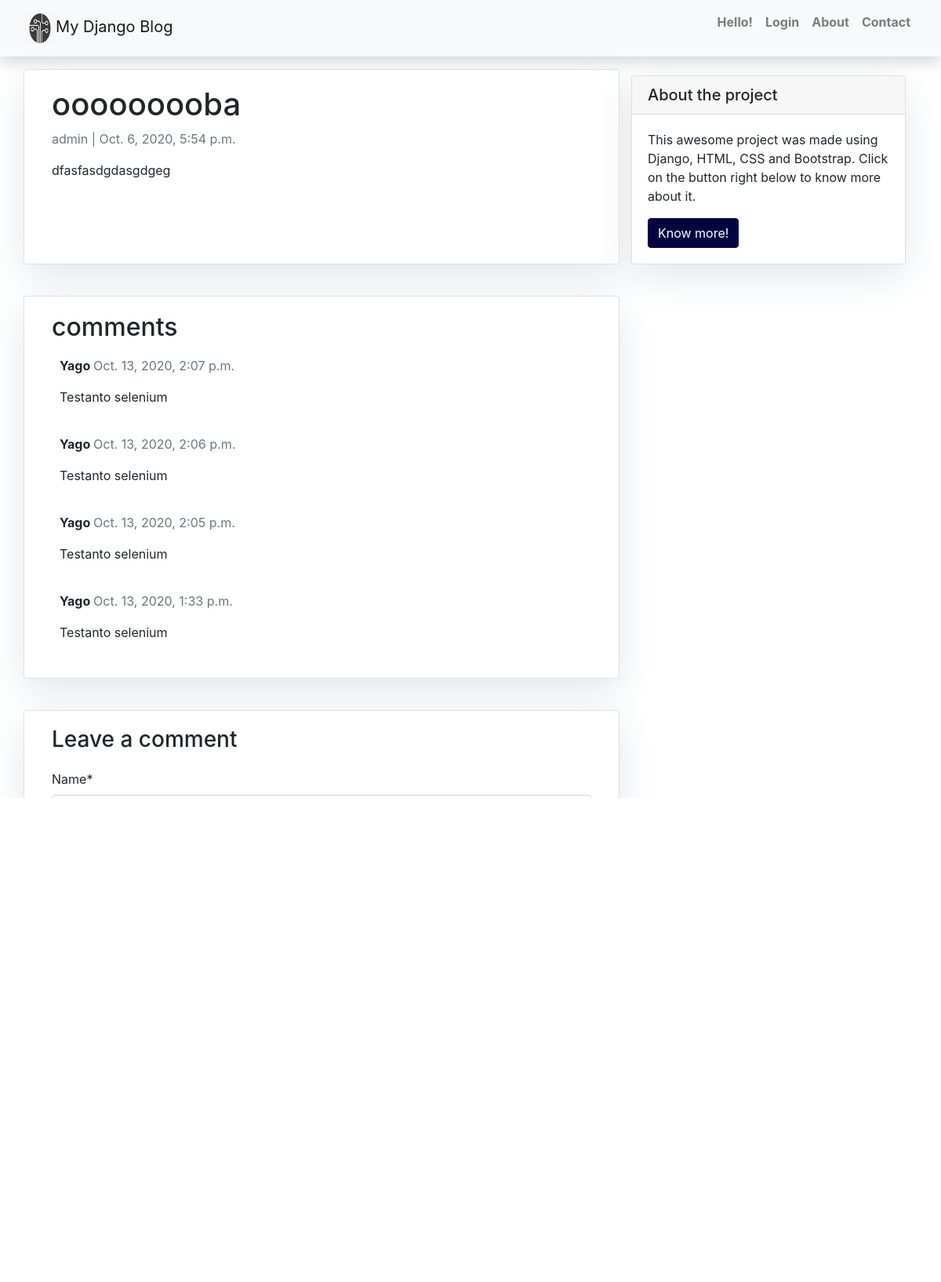
The page /ooooooooba/ on the database as committed earlier.
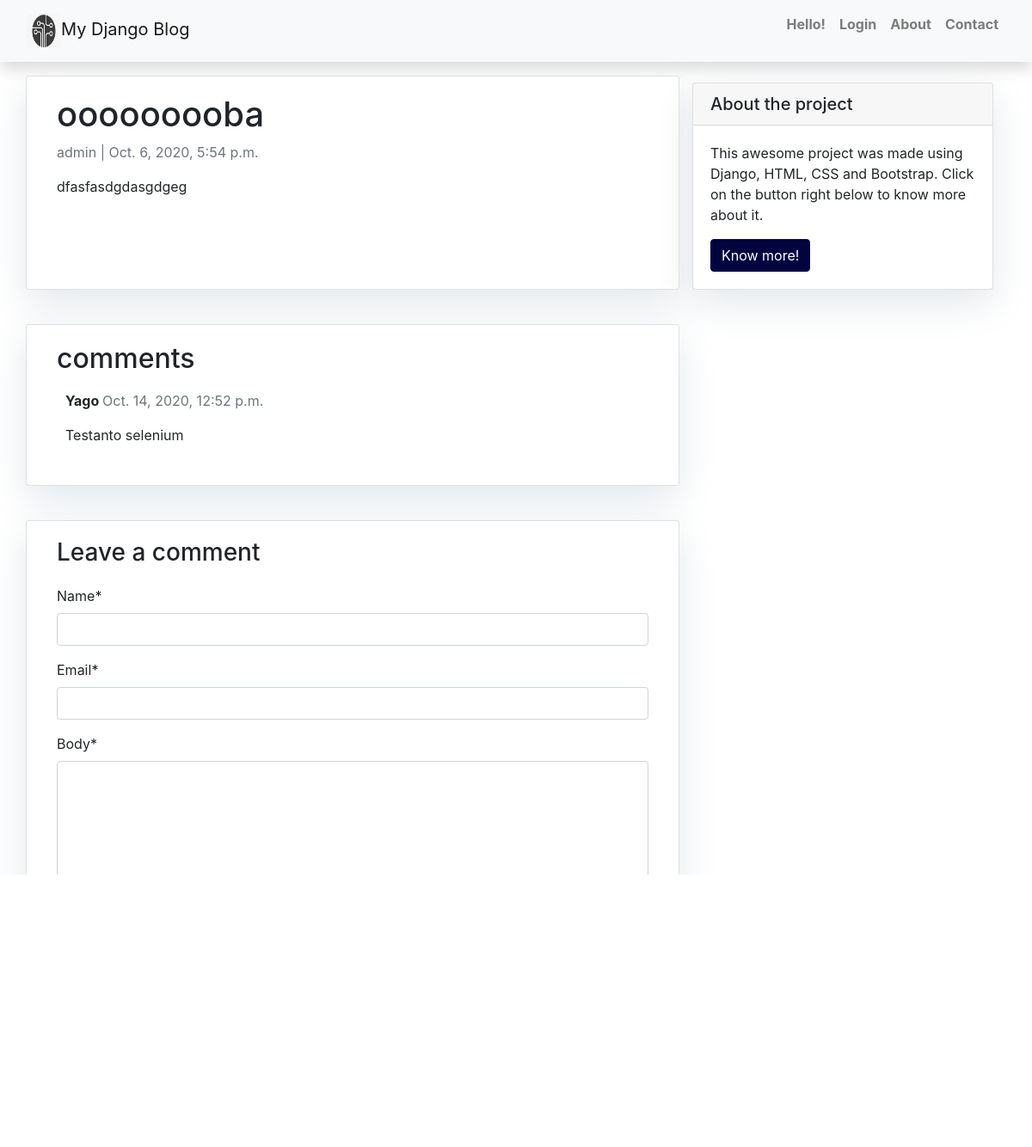
The same page on the database as committed later.
### blog_app/models.py (models this page shows, shortened)
class Post(models.Model):
    title = models.CharField(max_length=200, unique=True)
    slug = models.SlugField(max_length=200, unique=True)
    author = models.ForeignKey(User, on_delete=models.CASCADE, related_name='blog_posts')
    update_on = models.DateTimeField(auto_now=True)
    content = models.TextField()
    created_on = models.DateTimeField(auto_now_add=True)
    status = models.IntegerField(choices=STATUS, default=0)
    image = models.ImageField(upload_to='static/img/', blank=True, null=True)
    class Meta:
        ordering = ['-created_on']

class Comment(models.Model):
    post = models.ForeignKey(Post, on_delete=models.CASCADE, related_name='comments')
    name = models.CharField(max_length=80)
    email = models.EmailField()
    body = models.TextField()
    created_on = models.DateTimeField(auto_now_add=True)
    active = models.BooleanField(default=False)
    class Meta:
        ordering = ['-created_on']

### blog_app/views.py (the view)
# urls.py: path('<slug:slug>/', views.post_detail, name='post_detail'),
def post_detail(request, slug):
    template_name = 'post_detail.html'
    post = get_object_or_404(Post, slug=slug)
    comment = post.comments.filter(active=True)
    new_comment = None
    if request.method == 'POST':
        comment_form = CommentForm(data=request.POST)
        if comment_form.is_valid():
            new_comment = comment_form.save(commit=False)
            new_comment.post = post
            new_comment.save()
    else:
        comment_form = CommentForm()
    return render(request, template_name, {
    'post': post,
    'comment': comment,
    'new_comment': new_comment,
    'comment_form': comment_form
    })

### blog_app/forms.py
class CommentForm(forms.ModelForm):
    class Meta:
        model = Comment
        fields = ('name', 'email', 'body')

### templates/post_detail.html (shortened to what this page needs)
{% extends 'base.html' %} {% block content %} {% load crispy_forms_tags %}
<div class="container">
  <div class="row">
    <div class="col-md-8 card mb-4  mt-3 left  top">
      <div class="card-body">
        <h1>{% block title %} {{ post.title }} {% endblock title %}</h1>
        <p class=" text-muted">{{ post.author }} | {{ post.created_on }}</p>
        <p class="card-text ">{{ post.content | safe }}</p>
      </div>
    </div>
    {% block sidebar %} {% include 'sidebar.html' %} {% endblock sidebar %}
    <div class="col-md-8 card mb-4  mt-3 ">
      <div class="card-body">
        <h2>{{ comments.count }} comments</h2>
        {% for comment in post.comments.all %}
        <div class="comments" style="padding: 10px;">
          <p class="font-weight-bold">
            {{ comment.name }}
            <span class=" text-muted font-weight-normal">
              {{ comment.created_on }}
            </span>
          </p>
          {{ comment.body | linebreaks }}
        </div>
        {% endfor %}
      </div>
    </div>
    <div class="col-md-8 card mb-4  mt-3 ">
      <div class="card-body">
        {% if new_comment %}
        <div class="alert alert-success" role="alert">
          Your comment is awaiting moderation
        </div>
        {% else %}
        <h3>Leave a comment</h3>
        <form method="post" style="margin-top: 1.3em;">
          {{ comment_form | crispy }}
          <button type="submit" name="submitComment" class="btn btn-primary  btn-lg">Submit</button>
        </form>
        {% endif %}
      </div>
    </div>
  </div>
</div>
{% endblock content %}

### templates/base.html (shortened to what this page needs)
{% load static %}
<!DOCTYPE html>
<html>
    <head>
        <link href="{% static 'css/base.css' %}" rel="stylesheet" type="text/css">
        <link href="//maxcdn.bootstrapcdn.com/bootstrap/4.1.1/css/bootstrap.min.css" rel="stylesheet" id="bootstrap-css">
    </head>
    <body>
        <nav class="navbar navbar-expand-lg navbar-light bg-light shadow" id="mainNav">
            <div class="container-fluid">
                <a name="Title" class="navbar-brand" href="{% url 'home' %}"><img src="{% static 'img/logo.jpg' %}" width="40" height="40" alt="">My Django Blog</a>
                <div class="collapse navbar-collapse" id="navbarResponsive">
                    <ul class="navbar-nav ml-auto">
                        <li class="nav-link text-black">
                            {% if user.is_authenticated %}
                               <p name="loged" class="font-weight-bold">Hello, {{user.username}}!</p>
                            {% else %}
                                <p name="nonLoged" class="font-weight-bold">Hello!</p>
                            {% endif %}
                        </li>
                        <li class="nav-item text-black">
                            {% if user.is_authenticated %}
                                <a class="nav-link text-black font-weight-bold" href="{% url 'logout' %}">Logout</a>
                            {% else %}
                                <a class="nav-link text-black font-weight-bold" href="{% url 'login' %}">Login</a>
                            {% endif %}
                        </li>
                        <li class="nav-item text-black">
                            <a class="nav-link text-black font-weight-bold" href="{% url 'about_page' %}">About</a>
                        </li>
                        <li class="nav-item text-black">
                            <a class="nav-link text-black font-weight-bold" href="{% url 'contact_page' %}">Contact</a>
                        </li>
                    </ul>
                </div>
            </div>
        </nav>
        {% block content %}{% endblock content %}
        <footer class="py-3 bg-grey">
            <div class="row d-flex justify-content-center">
                <div class="face-icon">
                    <a href="https://www.facebook.com/yago.c.gomes/" target="_blank"><img src="{% static 'img\face-icon.png' %}" style="width: 30px;"alt=""></a>
                </div>
                <div class="linkedin-icon">
                    <a href="https://www.linkedin.com/in/yago-gomes" target="_blank"><img src="{% static 'img\linkedin-icon.png' %}" style="width: 30px; margin-left: 20px;"alt=""></a>
                </div>
            </div>
            <p class="m-0 text-dark text-center ">Copyright &copy; Yago Gomes</p>
        </footer>
    </body>
</html>

### templates/sidebar.html (shortened to what this page needs)
{% block sidebar %}
<div class="col-md-4 float-right ">
<div class="card my-4">
        <h5 class="card-header">About the project</h5>
    <div class="card-body">
        <p class="card-text"> This awesome project was made using Django, HTML, CSS and Bootstrap. Click on the button right below to know more about it. </p>
        <a href="{% url 'about_page' %}"
        class="btn btn-danger" style="background-color: #020440; border-color: #020440;">Know more!</a>
    </div>
</div>
</div>
{% endblock sidebar %}

### static/css/base.css (style rules this page uses)
body { font-family: "Roboto", sans-serif; font-size: 17px; background-color: #232323; }
.shadow { box-shadow: 0 4px 2px -2px rgba(0, 0, 0, 0.1); }
.btn-danger { color: #fff; background-color: #f00000; border-color: #dc281e; }
#id_email { margin-bottom: 2px; display: block; }

### templates/sidebar.html (style rules this page uses)
.card { box-shadow: 0 16px 48px #E3E7EB; }

Rows that differ between the two databases and show on the page:
removed Comment: name "Yago", created_on "Oct. 13, 2020, 2:07 p.m.", body "Testanto selenium"
removed Comment: name "Yago", created_on "Oct. 13, 2020, 2:06 p.m.", body "Testanto selenium"
removed Comment: name "Yago", created_on "Oct. 13, 2020, 2:05 p.m.", body "Testanto selenium"
removed Comment: name "Yago", created_on "Oct. 13, 2020, 1:33 p.m.", body "Testanto selenium"
added Comment: name "Yago", created_on "Oct. 14, 2020, 12:52 p.m.", body "Testanto selenium"
Other text that changed with them:
text no longer shown: "Name *"
text now shown: "Name * Email * Body *"
